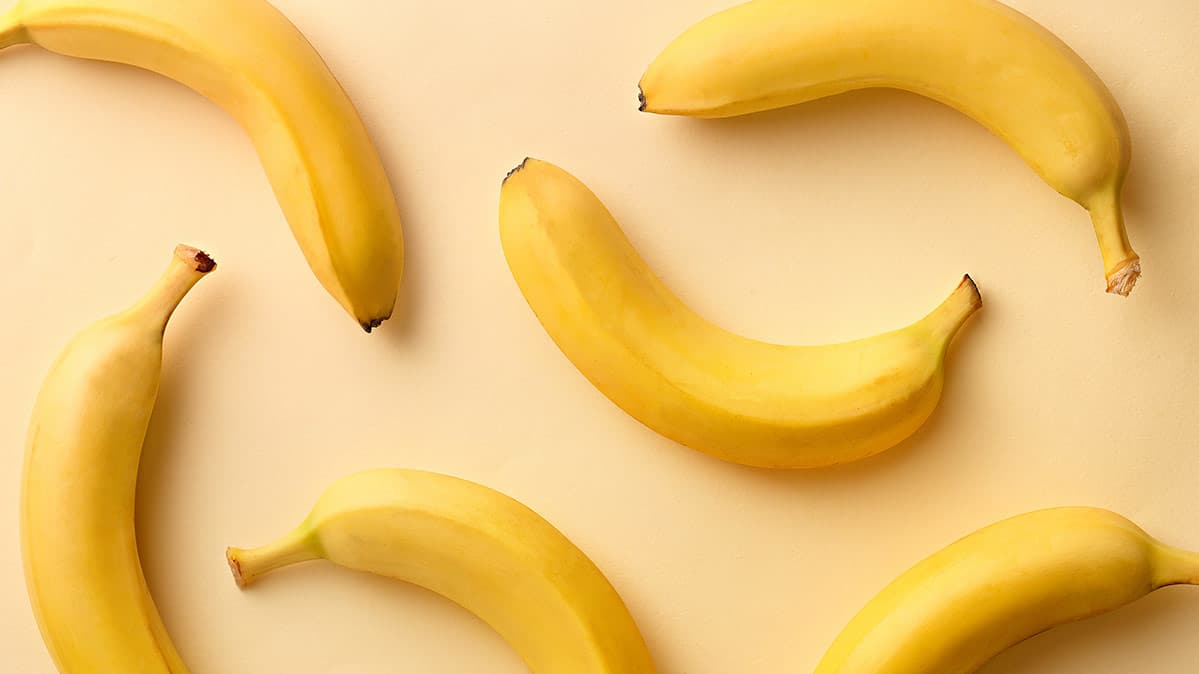
#> input picture Project2/banana.jpeg, 1199 x 674 px, given in place of the camera
$ python Edges.py
#> lines starting #> are read from the running program, lines starting #| are printed output that depends on the picture
import cv2
import numpy as np
cap = cv2.VideoCapture(0)
# Check if the webcam is opened correctly
if not cap.isOpened():
    raise IOError("Cannot open webcam") #If not, throw an error
while True: #While the webcam is open...
    ret, frame = cap.read() #Video capture  = ret, frame
#> frame is the input picture: shape (674, 1199, 3); mean B, G, R 113.6, 193.1, 235.9
    frame = cv2.resize(frame, None, fx=0.5, fy=0.5,interpolation=cv2.INTER_AREA)
#> frame: shape (337, 600, 3)
    gray_vid = cv2.cvtColor(frame, cv2.COLOR_BGR2GRAY) #convert to grayscale
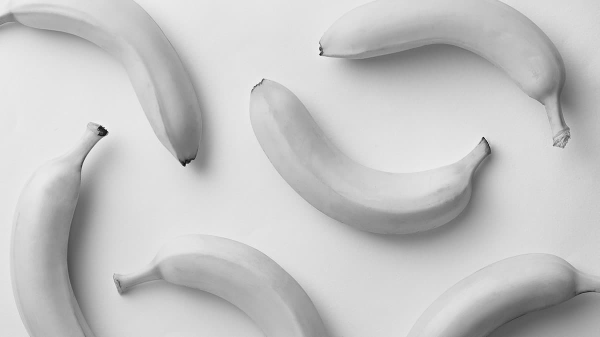
#> gray_vid: shape (337, 600); min 13, max 242, mean 197
    gray_vid = np.float32(gray_vid) #format to np.float32
    cv2.imshow('Input', gray_vid)
    edged_frame = cv2.Canny(frame, 100,200)
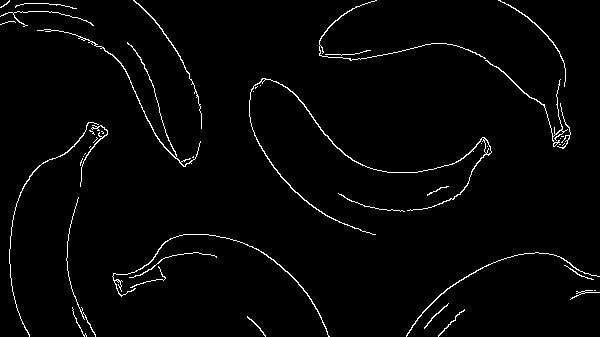
#> edged_frame: shape (337, 600); 2.2% white in thin lines or dots
    corner_frame = cv2.cornerHarris(gray_vid, 3, 3, 0.04)
    frame[corner_frame > 0.01*corner_frame.max()] = [0, 0, 255]
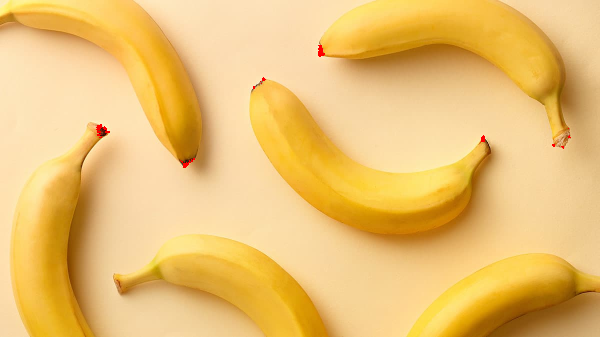
#> frame: shape (337, 600, 3); mean B, G, R 113.7, 193.1, 236.1
   # gftd = cv2.goodFeaturesToTrack(gray_vid, 25, 0.01, 10)
    #cr = cv2.cornerHarris(board, 2, 3, 1)
    cv2.imshow('Edges', edged_frame)
    #cv2.imshow('Corners', corner_frame - corner_frame.min() / (corner_frame.max() - corner_frame.min()))
    cv2.imshow('Corners', frame)
    #cv2.imshow('GFTD', gftd)

    c = cv2.waitKey(1)
#> (key Esc is pressed here)
    if c == 27: #ESCAPE KEY
        break

cap.release()
cv2.destroyAllWindows()
